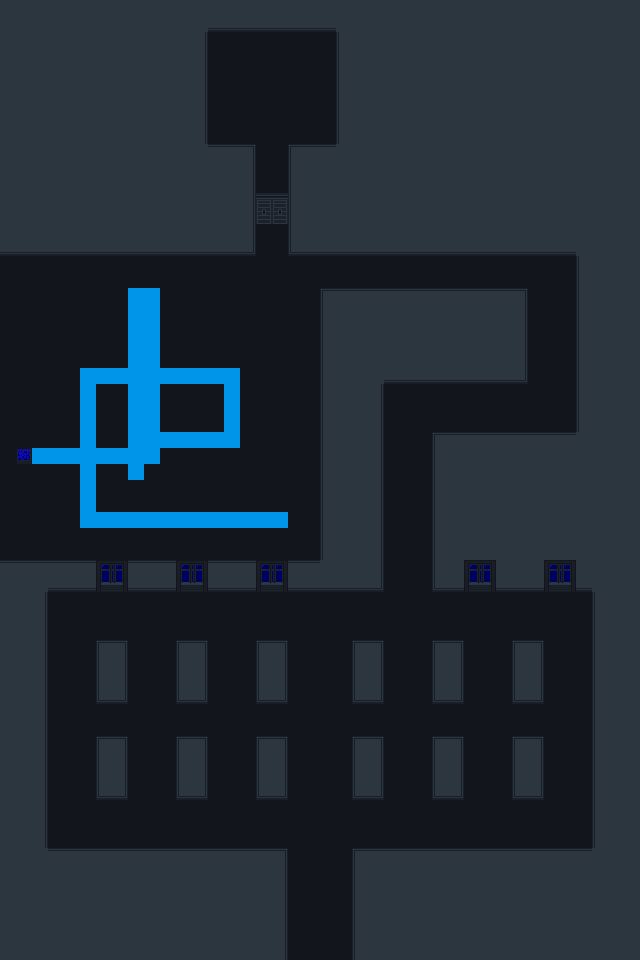

This is a level from a 2D game, rendered from its Tiled map with the project's own tilesets. A one-line summary and the map file follow, with tile-layer data summarised:
An orthogonal 40x60 tile map with 16x16 px tiles, 3 tile layers (Livello tile 1, Livello Superiore, Trasparente), 1 hidden layer not drawn, 5 tilesets and 60 objects.

<map version="1.10" tiledversion="1.11.2" orientation="orthogonal" renderorder="right-down" width="40" height="60" tilewidth="16" tileheight="16" infinite="0" nextlayerid="11" nextobjectid="70">
 <tileset firstgid="1" source="City.tsx" />
 <tileset firstgid="4097" source="Water_Middle.tsx" />
 <tileset firstgid="4098" source="Terra.tsx" />
 <tileset firstgid="4448" source="Y0u7op14.tsx" />
 <tileset firstgid="4672" source="OggettiYoutopia.tsx" />
 <layer id="1" name="Livello tile 1" width="40" height="60">
  <data>[2400 cells, 1042 non-empty, 3 distinct tile ids]</data>
 </layer>
 <layer id="8" name="Livello Superiore" width="40" height="60">
  <data>[2400 cells, 1363 non-empty, 16 distinct tile ids]</data>
 </layer>
 <layer id="6" name="Trasparente" width="40" height="60">
  <data>[2400 cells, 0 non-empty, 0 distinct tile ids]</data>
 </layer>
 <layer id="5" name="Invisibile" width="40" height="60" visible="0">
  <data>[2400 cells, 756 non-empty, 1 distinct tile ids]</data>
 </layer>
 <objectgroup id="3" name="oggetti">
  <object id="1" x="16" y="448" width="16" height="16">
   <properties>
    <property name="name" value="arrivo" />
   </properties>
  </object>
  <object id="2" x="272" y="512" width="16" height="16">
   <properties>
    <property name="name" value="start blocco" />
   </properties>
  </object>
  <object id="23" x="256" y="48" width="16" height="32">
   <properties>
    <property name="boss" type="bool" value="true" />
    <property name="name" value="nemico" />
    <property name="percorso" value="" />
   </properties>
  </object>
  <object id="30" x="256" y="192" width="32" height="16">
   <properties>
    <property name="name" value="porta" />
   </properties>
  </object>
  <object id="31" x="304" y="912" width="16" height="32">
   <properties>
    <property name="name" value="start" />
   </properties>
  </object>
 </objectgroup>
 <objectgroup id="4" name="bordo ghiaccio">
  <object id="3" x="128" y="272" width="32" height="16">
   <properties>
    <property name="name" value="solido blocco" />
   </properties>
  </object>
  <object id="4" x="160" y="272" width="16" height="96">
   <properties>
    <property name="name" value="solido blocco" />
   </properties>
  </object>
  <object id="5" x="176" y="352" width="80" height="16">
   <properties>
    <property name="name" value="solido blocco" />
   </properties>
  </object>
  <object id="6" x="240" y="368" width="16" height="96">
   <properties>
    <property name="name" value="solido blocco" />
   </properties>
  </object>
  <object id="7" x="160" y="448" width="80" height="16">
   <properties>
    <property name="name" value="solido blocco" />
   </properties>
  </object>
  <object id="8" x="96" y="496" width="192" height="16">
   <properties>
    <property name="name" value="solido blocco" />
   </properties>
  </object>
  <object id="9" x="288" y="496" width="16" height="48">
   <properties>
    <property name="name" value="solido blocco" />
   </properties>
  </object>
  <object id="10" x="64" y="528" width="224" height="16">
   <properties>
    <property name="name" value="solido blocco" />
   </properties>
  </object>
  <object id="11" x="64" y="464" width="16" height="64">
   <properties>
    <property name="name" value="solido blocco" />
   </properties>
  </object>
  <object id="12" x="64" y="352" width="16" height="96">
   <properties>
    <property name="name" value="solido blocco" />
   </properties>
  </object>
  <object id="13" x="80" y="352" width="48" height="16">
   <properties>
    <property name="name" value="solido blocco" />
   </properties>
  </object>
  <object id="14" x="160" y="384" width="64" height="48">
   <properties>
    <property name="name" value="solido blocco" />
   </properties>
  </object>
  <object id="15" x="96" y="384" width="32" height="64">
   <properties>
    <property name="name" value="solido blocco" />
   </properties>
  </object>
  <object id="16" x="112" y="272" width="16" height="80">
   <properties>
    <property name="name" value="solido blocco" />
   </properties>
  </object>
  <object id="17" x="144" y="464" width="112" height="16">
   <properties>
    <property name="name" value="solido blocco" />
   </properties>
  </object>
  <object id="18" x="96" y="480" width="64" height="16">
   <properties>
    <property name="name" value="solido blocco" />
   </properties>
  </object>
  <object id="19" x="96" y="464" width="32" height="16">
   <properties>
    <property name="name" value="solido blocco" />
   </properties>
  </object>
  <object id="20" x="0" y="432" width="64" height="16">
   <properties>
    <property name="name" value="solido blocco" />
   </properties>
  </object>
  <object id="21" x="0" y="448" width="16" height="32">
   <properties>
    <property name="name" value="solido blocco" />
   </properties>
  </object>
  <object id="22" x="16" y="464" width="48" height="16">
   <properties>
    <property name="name" value="solido blocco" />
   </properties>
  </object>
 </objectgroup>
 <objectgroup id="7" name="Rimuovi livello" visible="0">
  <object id="24" x="176" y="576" width="32" height="16">
   <properties>
    <property name="name" value="rimuovi livello" />
   </properties>
  </object>
  <object id="25" x="96" y="576" width="32" height="16">
   <properties>
    <property name="name" value="rimuovi livello" />
   </properties>
  </object>
  <object id="26" x="256" y="576" width="32" height="16">
   <properties>
    <property name="name" value="rimuovi livello" />
   </properties>
  </object>
  <object id="27" x="0.666667" y="31.3333" width="335.333" height="528.667">
   <properties>
    <property name="name" value="rimuovi livello" />
   </properties>
  </object>
  <object id="28" x="336" y="256" width="194" height="31.3333">
   <properties>
    <property name="name" value="rimuovi livello" />
   </properties>
  </object>
  <object id="29" x="526.667" y="256" width="49.3333" height="16">
   <properties>
    <property name="name" value="rimuovi livello" />
   </properties>
  </object>
 </objectgroup>
 <objectgroup id="10" name="Solido">
  <object id="33" x="0" y="560.341" width="337" height="15.3182">
   <properties>
    <property name="name" value="solido" />
   </properties>
  </object>
  <object id="34" x="0" y="576" width="48" height="384">
   <properties>
    <property name="name" value="solido" />
   </properties>
  </object>
  <object id="35" x="48" y="848" width="240" height="112">
   <properties>
    <property name="name" value="solido" />
   </properties>
  </object>
  <object id="36" x="352" y="848" width="288" height="112">
   <properties>
    <property name="name" value="solido" />
   </properties>
  </object>
  <object id="37" x="592" y="592" width="48" height="256">
   <properties>
    <property name="name" value="solido" />
   </properties>
  </object>
  <object id="38" x="432" y="432" width="208" height="145">
   <properties>
    <property name="name" value="solido" />
   </properties>
  </object>
  <object id="39" x="319.864" y="384" width="64.1364" height="192">
   <properties>
    <property name="name" value="solido" />
   </properties>
  </object>
  <object id="40" x="320.091" y="288" width="207.909" height="81">
   <properties>
    <property name="name" value="solido" />
   </properties>
  </object>
  <object id="41" x="576" y="0" width="64" height="432">
   <properties>
    <property name="name" value="solido" />
   </properties>
  </object>
  <object id="42" x="336" y="0" width="240" height="241">
   <properties>
    <property name="name" value="solido" />
   </properties>
  </object>
  <object id="44" x="288" y="144" width="48" height="96">
   <properties>
    <property name="name" value="solido" />
   </properties>
  </object>
  <object id="45" x="208" y="144" width="48" height="96">
   <properties>
    <property name="name" value="solido" />
   </properties>
  </object>
  </objectgroup>
</map>
<!-- 17 of 60 objects omitted -->
